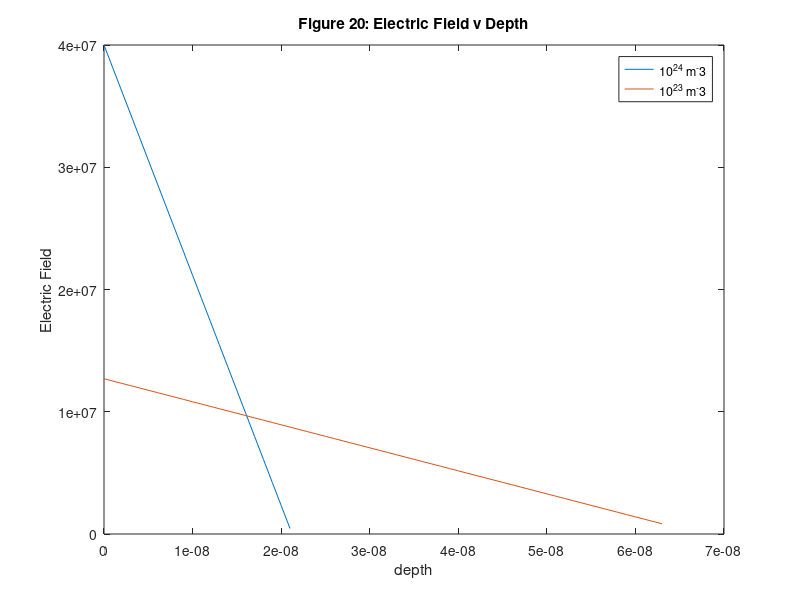
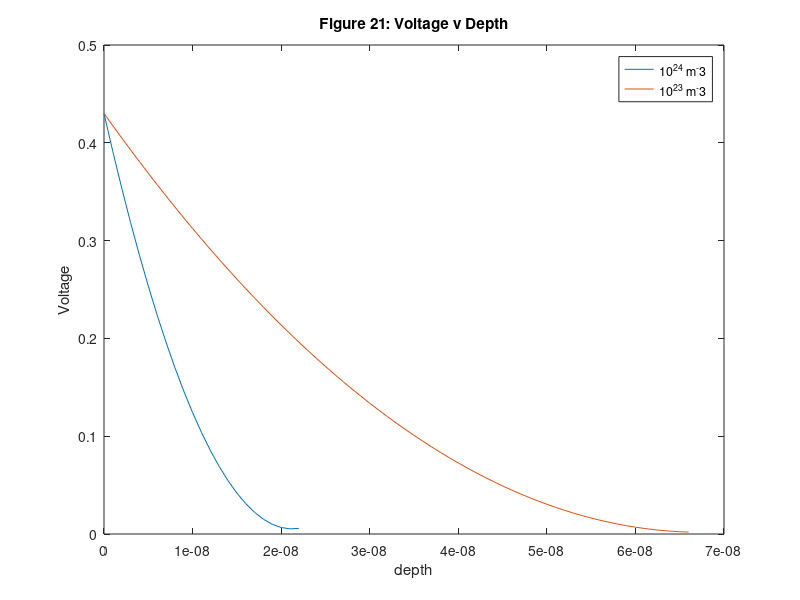

Here is the MATLAB script that generated these plots, in order:
%%Electric Field Equation
q=1.6E-19;                                               %elementary charge in C
eps0=8.85E-12;                                           %permittivity of free space in F/m
eps=9.6;                                                 %relative permittivity of MgO
n=0;                                                     %concentration of negative species in m^-3
p1=10^24;                                                %concentration of first trial positive holes in m^-3
p2=10^23;                                                %concentration of second trial positive holes in m^-3
E01=4E7;                                                 %electric field at the surface for first trial in Vm^-1
E02=1.27E7;                                              %electric field at the surface for second trial in Vm^-1
x1=0:0.1E-8:6.3E-8;                                      
x2=0:0.1E-8:2.12E-8;
E1=(-q/(eps0*eps))*(p1-n).*x2+(E01);                     %Electric field versus crystal depth for first trial
E2=(-q/(eps0*eps))*(p2-n).*x1+(E02);                     %Electric field versus crystal depth for second trial
figure(1)
plot(x2,E1)
hold on
plot(x1,E2), xlabel('depth'), ylabel('Electric Field'), title('Figure 20: Electric Field v Depth'), legend('10^2^4 m^-3', '10^2^3 m^-3')
hold off

%%Voltage Equation
V0=-0.43                                                %voltage at the surface for both trials in V 
x4=0:0.1E-8:6.6E-8;
x3=0:0.1E-8:2.2E-8;
V1=(q/(eps0*eps))*(p1-n).*((x3.^2)/2)-E01.*x3-V0;       %Voltage versus crystal depth for first trial
V2=(q/(eps0*eps))*(p2-n).*((x4.^2)/2)-E02.*x4-V0;       %Voltage versus crystal depth for second trial   
figure(2)
plot(x3,V1)
hold on
plot(x4,V2), xlabel('depth'), ylabel('Voltage'), title('Figure 21: Voltage v Depth'), legend('10^2^4 m^-3', '10^2^3 m^-3')
hold off
